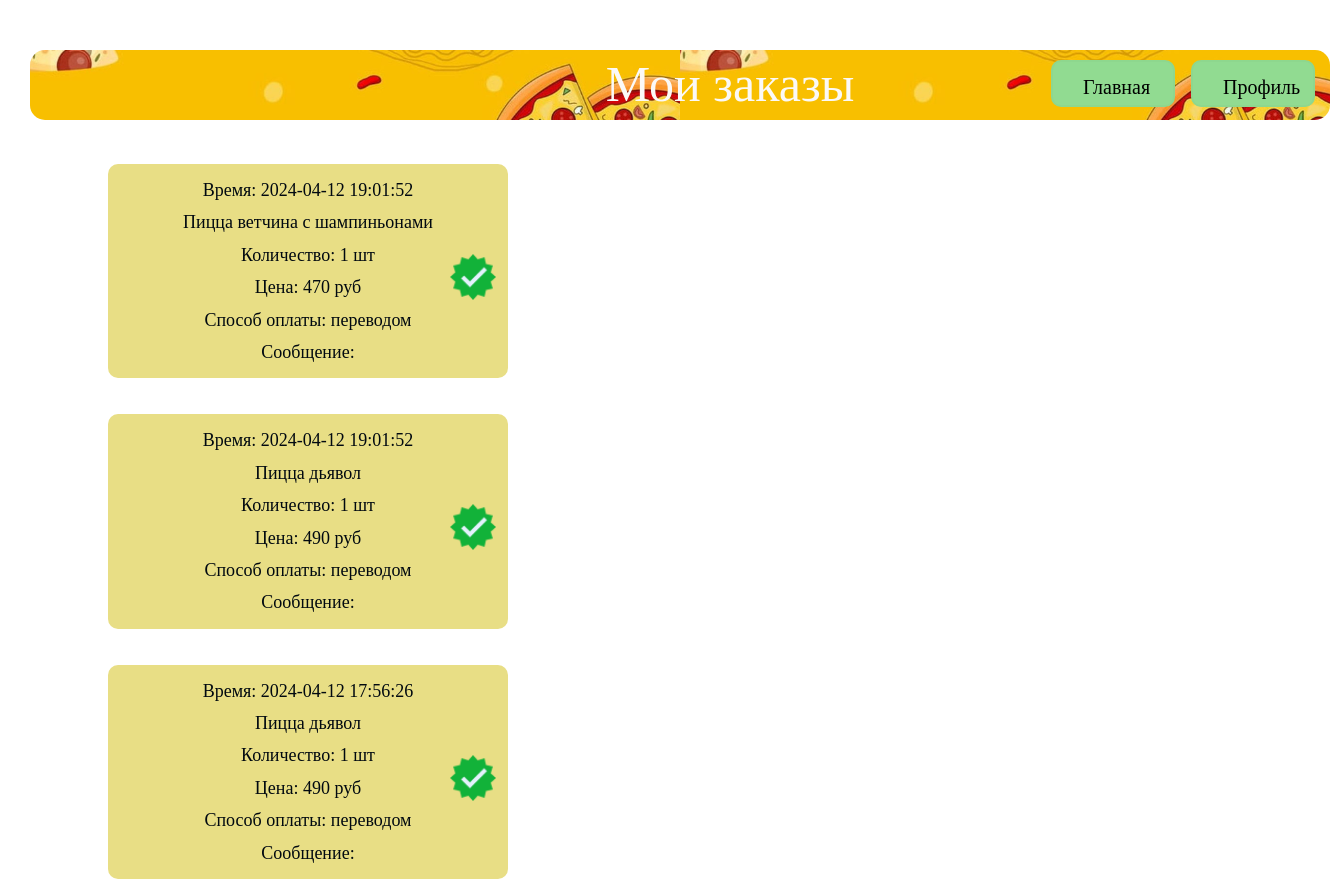
Page /user_profile/bad1992/orders/ (signed in) on the earlier database version.
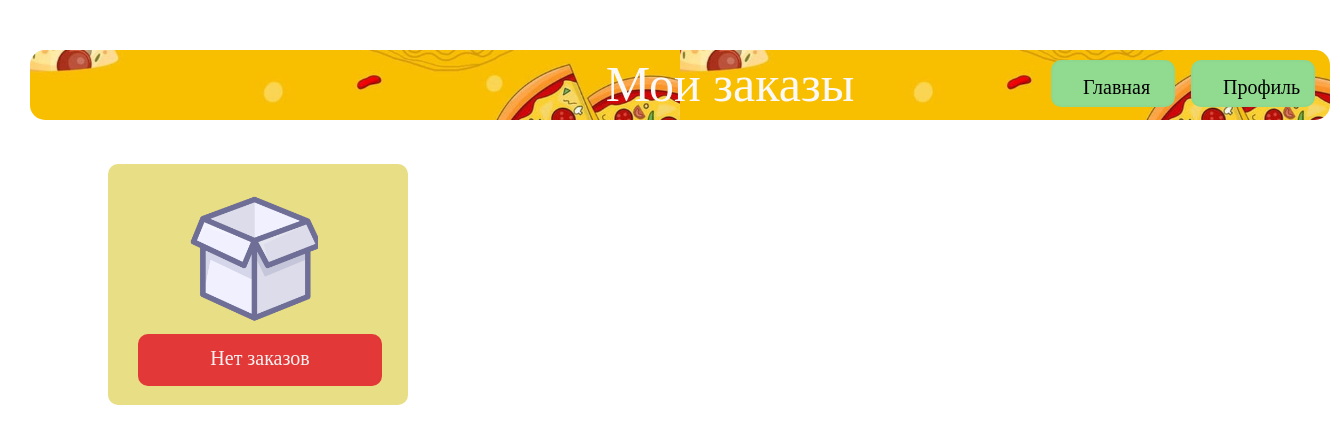
Same page on the later database version.
### models.py (models this page shows, shortened)
class Order(db.Model):
    id = db.Column(db.Integer, primary_key=True)
    user_id = db.Column(db.Integer, db.ForeignKey('user.id'), nullable=False)
    product_id = db.Column(db.Integer, db.ForeignKey('products.id'), nullable=False)
    time_buy = db.Column(db.DateTime, default=datetime.now().replace (microsecond=0))
    quantity = db.Column(db.Integer, default=1)
    total_price = db.Column(db.Integer)
    message = db.Column(db.String(200))
    type_payment = db.Column(db.String(20))
    user = db.relationship("User", back_populates="orders")
    product = db.relationship("Products", back_populates="orders")

class Products(db.Model):
    id = db.Column(db.Integer, primary_key=True)
    product_name = db.Column(db.String(100), unique=True, nullable=False)
    descriptions = db.Column(db.String(300), nullable=True)
    price = db.Column(db.Integer, nullable=False)
    orders = db.relationship("Order", back_populates="product")
    basket_product = db.relationship("UserBasket", back_populates="product_basket")

### views.py (the view)
@app.route('/user_profile/<username>/orders/', methods=['GET', 'POST'])
@login_required
def user_orders(username):
    user_orders = Order().query.filter_by(user_id=current_user.id).order_by(desc(Order.time_buy))
    empty = [order.id for order in user_orders]
    return render_template('user_orders.html', username=username,
                           orders=user_orders, empty=empty)

### views.py (called while the page is built)
@login_manager.user_loader
def load_user(user_id):
    return db.session.query(User).get(user_id)

### templates/user_orders.html (shortened to what this page needs)
<!DOCTYPE html>
<html lang="en">
<head>
    <link type="text/css" href="{{ url_for('static', filename='css/user_orders.css')}}" rel="stylesheet" />
</head>
<header>
    <div class="header">
        <a href="{{ url_for('user_profile', username=username) }}" id="login">Профиль</a>
        <a href="{{ url_for('index') }}" id="basket">Главная</a>
        <p id="name_orders">Мои заказы</p>
    </div>
</header>
<body>
    <br><br>
    {% if empty|length > 0 %}
        {% for order in orders %}
            <div class="content_orders">
                <p class="icon"></p>
                <p> Время: {{ order.time_buy }}</p>
                <p> Пицца {{ order.product.product_name }}</p>
                <p> Количество: {{ order.quantity }} шт</p>
                <p> Цена: {{ order.total_price }} руб</p>
                <p> Способ оплаты: {{ order.type_payment }}</p>
                <p> Сообщение: {{ order.message }} </p>
            </div>
            <br><br>
        {% endfor %}
    {% else %}
        <div id="basket_empty">
            <div id="icon"></div>
            <p id="shopping">Нет заказов</p>
        </div>
    {% endif %}
</body>
</html>

### static/css/user_orders.css (style rules this page uses)
body { background-image: url("https://mobimg.b-cdn.net/v3/fetch/d0/d0e45034fed282d858254cf36879fa14.jpeg?w=1470&r=0.5625"); }
.header { position: absolute; top: 50px; left: 30px; width: 1300px; height: 70px; background-color: white; border-radius: 15px; background-image: url("../img/index_page/header.jpg"); background-size: 50%, cover; }
#login { position: absolute; top: 10px; right: 15px; width: 60px; height: 15px; text-align: center; font-size: 20px; color: black; background-color: rgb(145, 219, 145); text-decoration: none; user-select: none; border: 2px solid rgb(142, 215, 142); border-radius: 10px; padding: .7em 1.5em; outline: none; }
#basket { position: absolute; top: 10px; right: 155px; width: 60px; height: 15px; text-align: center; font-size: 20px; color: black; background-color: rgb(145, 219, 145); text-decoration: none; user-select: none; border: 2px solid rgb(142, 215, 142); border-radius: 10px; padding: .7em 1.5em; outline: none; }
#name_orders { position: absolute; top:-45px; text-align: center; font-size: 50px; color: rgb(251, 249, 247); left: 550px; width: 300px; height: 20px; }
#basket_empty { position: relative; top: 120px; left: 100px; width: 300px; height: 200px; text-align:center; font-size: 25px; line-height: 0.8; padding-top: 40px; padding-bottom: 1px; color: rgb(1, 9, 16); border-radius: 10px; background-color: rgb(232, 222, 133); }
#icon { position: absolute; top: 30px; right: 90px; width: 130px; height: 130px; border-radius: 20px; background-image: url("../img/icons/box_empty.png"); background-size: 105%, cover; }
#shopping { position: absolute; top: 150px; left: 30px; width: 180px; height: 20px; color: rgb(247, 242, 242); background-color: rgb(227, 56, 56); font-size: 20px; text-decoration: none; user-select: none; border: 2px solid rgb(227, 56, 56); border-radius: 10px; padding: .7em 1.5em; outline: none; }

Differences in the rows shown:
removed Order: time_buy "2024-04-12 19:01:52", product.product_name "ветчина с шампиньонами", quantity "1", total_price "470", type_payment "переводом"
removed Order: time_buy "2024-04-12 19:01:52", product.product_name "дьявол", quantity "1", total_price "490", type_payment "переводом"
removed Order: time_buy "2024-04-12 17:56:26", product.product_name "дьявол", quantity "1", total_price "490", type_payment "переводом"
Other differences:
text now shown: "Нет заказов"
